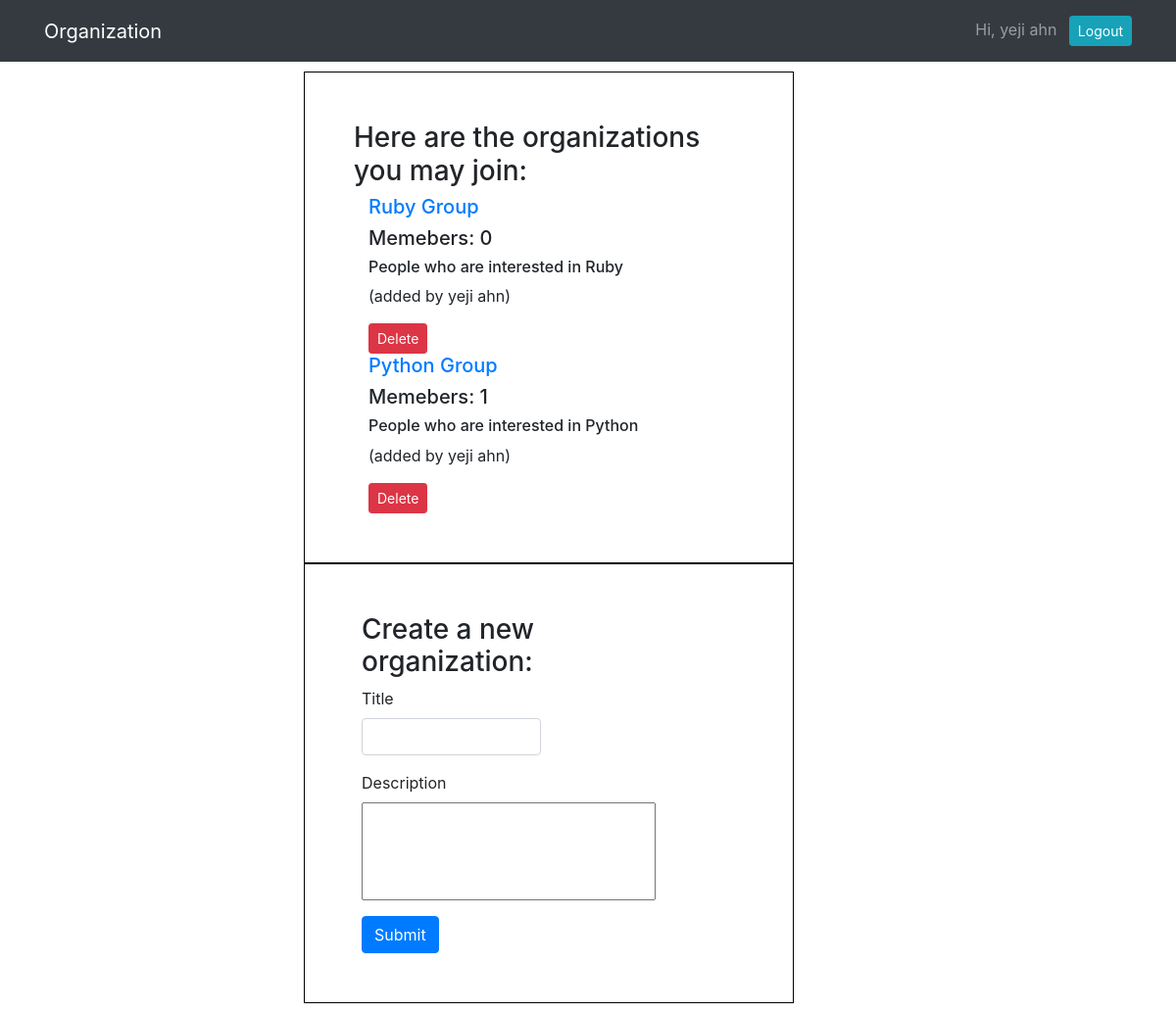
Page /organization (signed in) on the committed database.
### org_app/models.py (models this page shows)
class User(models.Model):
    first_name = models.CharField(max_length=255)
    last_name = models.CharField(max_length=255)
    username = models.CharField(max_length=255)
    email = models.EmailField(max_length=255)
    password = models.CharField(max_length=255)
    created_at = models.DateField(auto_now_add=True)
    updated_at = models.DateField(auto_now=True)
    objects = UserManager()

class Organization(models.Model):
    name = models.CharField(max_length=255)
    description = models.CharField(max_length=255)
    creator = models.ForeignKey(User, related_name="has_created_org", on_delete=models.CASCADE)
    favorited_by = models.ManyToManyField(User, related_name="favorited_org")
    created_at = models.DateField(auto_now_add=True)
    updated_at = models.DateField(auto_now=True)
    objects = OrganizationManager()

### org_app/views.py (the view)
# urls.py: path('organization', views.show_all),
def show_all(request):
    if "user_id" not in request.session:
        return redirect('/')
    else:
        context = {
            'all_organizations': Organization.objects.annotate(likes=Count('favorited_by')).order_by('likes'),
            'this_user': User.objects.get(id=request.session['user_id'])
        }
        return render(request, 'organization.html', context)

### org_app/templates/organization.html (shortened to what this page needs)
<!DOCTYPE html>
<html lang="en">
<head>
    <link href="https://stackpath.bootstrapcdn.com/bootstrap/4.5.0/css/bootstrap.min.css" rel="stylesheet">
    {% load static %}
    <link rel="stylesheet" href="{% static 'style.css' %}">
</head>
<body>
    <nav class="navbar navbar-expand-lg navbar-dark bg-dark">
        <div class="container">
            <a class="navbar-brand" href="/organization">Organization</a>
            <div class="collapse navbar-collapse" id="navbarText">
                <span class="navbar-text">
                    Hi, {{this_user.first_name}} {{this_user.last_name}}</a> <a href="/logout" role="button"
                        class="btn btn-sm btn-info ml-2 text-white">Logout</a>
                </span>
            </div>
        </div>
    </nav>
    <div class="wrapper">
        <div class="content">
            <h3>Here are the organizations you may join:</h3>
            {% for organization in all_organizations  %}
            <div class="container">
                <h5><a href="/organization/{{organization.id}}">{{organization.name}}</a></h5>
                <h5>Memebers: {{ organization.favorited_by.count }}</h5>
                <h6>{{organization.description}}</h6>
                <p>(added by {{organization.creator.first_name}} {{organization.creator.last_name}})</p>
                {% if organization.creator.id == this_user.id %}
                <form action="/organization/{{organization.id}}/delete" method="POST">
                    <button type="submit" class="btn btn-danger btn-sm">Delete</button>
                </form>
                {% endif %}
            </div>
            {% endfor %}
        </div>
        <div class="content">
            <div class="col-6 px-2">
                <h3>Create a new organization:</h3>
                <form action="/organization/create" method="post">
                    <div class="form-group">
                        <label for="name">Title</label>
                        <input type="text" class="form-control" name="name">
                    </div>
                    <div class="form-group">
                        <label for="description">Description</label>
                        <input type="text" class="form-control2" name="description">
                    </div>
                    <button type="submit" class="btn btn-primary">Submit</button>
                </form>
            </div>
        </div>
    </div>
</body>
</html>

### org_app/static/style.css (style rules this page uses)
.content { display: inline-block; border: 1px solid black; vertical-align: top; padding: 50px; width: 500px }
.wrapper { margin: auto; width: 50%; padding: 10px; }
.form-control2 { width: 300px; height: 100px; }

### rows in the picture
User: first_name "yeji", last_name "ahn"
Organization: name "Ruby Group", favorited_by.count "0", description "People who are interested in Ruby", creator.first_name "yeji", creator.last_name "ahn"
Organization: name "Python Group", favorited_by.count "1", description "People who are interested in Python", creator.first_name "yeji", creator.last_name "ahn"
